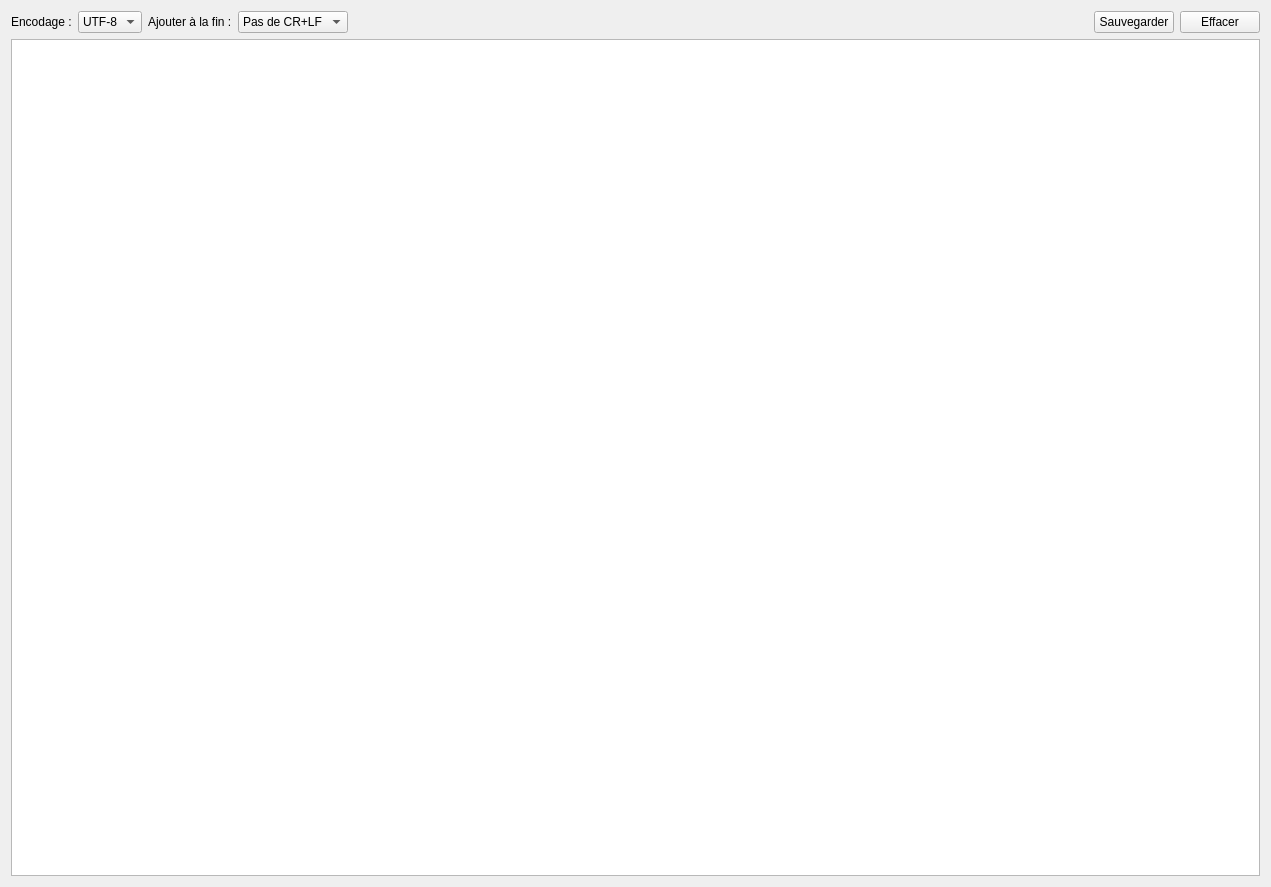
<?xml version="1.0" encoding="UTF-8"?>
<ui version="4.0">
 <class>Logger</class>
 <widget class="QWidget" name="Logger">
  <property name="geometry">
   <rect>
    <x>0</x>
    <y>0</y>
    <width>1271</width>
    <height>887</height>
   </rect>
  </property>
  <property name="windowTitle">
   <string>Form</string>
  </property>
  <layout class="QVBoxLayout" name="verticalLayout">
   <item>
    <layout class="QHBoxLayout" name="horizontalLayout">
     <item>
      <widget class="QLabel" name="label_2">
       <property name="text">
        <string>Encodage :</string>
       </property>
      </widget>
     </item>
     <item>
      <widget class="QComboBox" name="encodingCBox">
       <item>
        <property name="text">
         <string>UTF-8</string>
        </property>
       </item>
       <item>
        <property name="text">
         <string>ASCII</string>
        </property>
       </item>
       <item>
        <property name="text">
         <string>HEX</string>
        </property>
       </item>
      </widget>
     </item>
     <item>
      <widget class="QLabel" name="label">
       <property name="text">
        <string>Ajouter à la fin :</string>
       </property>
      </widget>
     </item>
     <item>
      <widget class="QComboBox" name="crlfCBox">
       <item>
        <property name="text">
         <string>Pas de CR+LF</string>
        </property>
       </item>
       <item>
        <property name="text">
         <string>AUTO CR+LF</string>
        </property>
       </item>
       <item>
        <property name="text">
         <string>AUTO CR</string>
        </property>
       </item>
       <item>
        <property name="text">
         <string>AUTO LF</string>
        </property>
       </item>
      </widget>
     </item>
     <item>
      <spacer name="horizontalSpacer">
       <property name="orientation">
        <enum>Qt::Horizontal</enum>
       </property>
       <property name="sizeHint" stdset="0">
        <size>
         <width>40</width>
         <height>20</height>
        </size>
       </property>
      </spacer>
     </item>
     <item>
      <widget class="QPushButton" name="saveButton">
       <property name="text">
        <string>Sauvegarder</string>
       </property>
      </widget>
     </item>
     <item>
      <widget class="QPushButton" name="eraseButton">
       <property name="text">
        <string>Effacer</string>
       </property>
      </widget>
     </item>
    </layout>
   </item>
   <item>
    <widget class="QTextBrowser" name="logBrowser">
     <property name="undoRedoEnabled">
      <bool>true</bool>
     </property>
    </widget>
   </item>
  </layout>
 </widget>
 <resources/>
 <connections/>
</ui>
